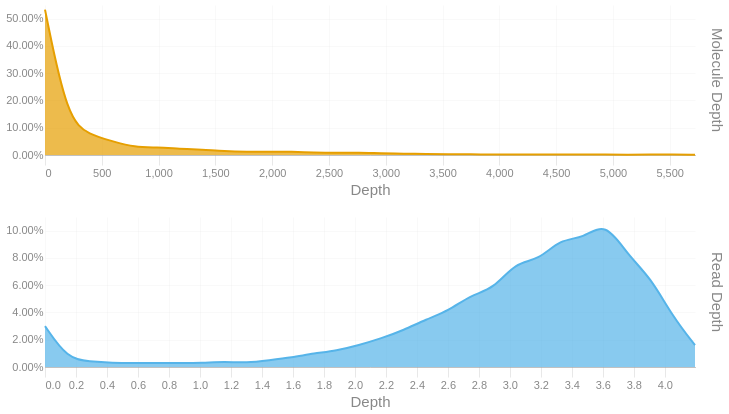

This figure's notebook cell:
### Code cell
readdep = depth_hist(tb['Read Depth'], q99, 3)
readdep = readdep.with_columns(pl.lit('Read Depth').alias('Metric'))
if not SKIPLR:
    moldep = depth_hist(tb['Molecule Depth'], mol_q99, 1)
    moldep = moldep.with_columns(pl.lit('Molecule Depth').alias('Metric'))
    _hist = pl.concat([readdep, moldep])
    _hist = _hist.filter(pl.col('Proportion') != 0)
    with SafeRender(_hist):
        (
            alt.Chart(_hist)        
            .mark_area(interpolate = "basis")
            .encode(
                x=alt.X('Bin:Q').scale(domainMin=0).axis(alt.Axis(title='Depth')),
                y = alt.Y('Proportion:Q', title = None).axis(format = '.2%'),
                color = alt.Color('Metric:N').legend(None),
                row = alt.Row("Metric:N").header(title = None, labelOrient = 'right'),
                tooltip = [
                    alt.Tooltip("Metric:N", title = "Metric"),
                    alt.Tooltip('Interval:N', title = "Depth Interval"),
                    alt.Tooltip('Proportion:Q', title = "% Alignments").format('.2%')
                ]
            )
            .resolve_scale(x='independent', y='independent')
            .properties(
                height = 150, width = 650,
                usermeta={'embedOptions': {'downloadFileName': f'{samplename}.depth.hist'}}
            )
        ).display()
else:
    readdep = readdep.filter(pl.col('Proportion') != 0)
    with SafeRender(readdep):
        (
            alt.Chart(readdep)        
            .mark_area(interpolate = "basis")
            .encode(
                x=alt.X('Bin:Q').scale(domainMin=0).axis(alt.Axis(title='Depth')),
                y = alt.Y('Proportion:Q', title = None).axis(format = '.2%'),
                tooltip = [
                    alt.Tooltip('Interval:N', title = "Depth Interval"),
                    alt.Tooltip('Proportion:Q', title = "% Alignments").format('.2%')
                ]
            )
            .properties(
                usermeta={'embedOptions': {'downloadFileName': f'{samplename}.depth.hist'}}
            )
        ).display()

### Figure 1 — Vega-Lite specification as saved in the notebook (floating-point values rounded to 4 significant figures)
{"width": 650, "height": 150, "config": {"title": {"anchor": "start", "dy": -15, "fontSize": 18, "color": "#888888", "subtitleColor": "#888888", "subtitleFontSize": 14}, "arc": {"fill": "#0072B2"}, "axis": {"domainColor": "#888888", "domainWidth": 0.5, "gridWidth": 0.2, "grid": false, "titleFontWeight": 400, "titleFontSize": 15, "labelFontSize": 11, "labelColor": "#888888", "tickColor": "#888888", "tickWidth": 0.2, "titleColor": "#888888"}, "axisBand": {"grid": false}, "axisX": {"grid": true, "tickSize": 10, "domainCap": "round"}, "axisY": {"domain": false, "grid": true, "tickSize": 0, "domainCap": "round"}, "background": "transparent", "header": {"labelFontSize": 15, "labelColor": "#888888", "titleFontSize": 15, "titleFontWeight": 600, "titleColor": "#888888"}, "legend": {"labelFont": "sans-serif", "labelFontSize": 12, "labelColor": "#888888", "symbolSize": 100, "symbolType": "circle", "titleFontSize": 12, "titlePadding": 10, "titleColor": "#888888", "title": null}, "range": {"category": ["#E69F00", "#56B4E9", "#009E73", "#F0E442", "#0072B2", "#D55E00", "#CC79A7", "#000000"], "diverging": ["#cfe8f3", "#a2d4ec", "#73bfe2", "#46abdb", "#1696d2", "#12719e"]}, "area": {"fill": "#0072B2", "fillOpacity": 0.7, "line": true, "strokeOpacity": 0.7}, "line": {"color": "#0072B2", "stroke": "#0072B2", "strokeWidth": 2}, "trail": {"color": "#0072B2", "stroke": "#0072B2", "strokeWidth": 0, "size": 1}, "point": {"filled": true, "fillOpacity": 1.0, "size": 95}, "text": {"color": "#888888", "fontSize": 11, "align": "right", "fontWeight": 400, "size": 11}, "bar": {"fill": "#0072B2", "stroke": null}, "view": {"stroke": null, "continuousWidth": 660, "continuousHeight": 400}}, "data": {"name": "data-ea320548f222b7efa2be48d1b2fab6bf"}, "mark": {"type": "area", "interpolate": "basis"}, "encoding": {"color": {"field": "Metric", "legend": null, "type": "nominal"}, "row": {"field": "Metric", "header": {"title": null, "labelOrient": "right"}, "type": "nominal"}, "tooltip": [{"field": "Metric", "title": "Metric", "type": "nominal"}, {"field": "Interval", "title": "Depth Interval", "type": "nominal"}, {"field": "Proportion", "format": ".2%", "title": "% Alignments", "type": "quantitative"}], "x": {"axis": {"title": "Depth"}, "field": "Bin", "scale": {"domainMin": 0}, "type": "quantitative"}, "y": {"axis": {"format": ".2%"}, "field": "Proportion", "title": null, "type": "quantitative"}}, "resolve": {"scale": {"x": "independent", "y": "independent"}}, "usermeta": {"embedOptions": {"downloadFileName": "S6_LaHave_3617.depth.hist"}}, "$schema": "https://vega.github.io/schema/vega-lite/v6.1.0.json", "datasets": {"data-ea320548f222b7efa2be48d1b2fab6bf": [{"Bin": 0.0, "Interval": "0.0-0.145", "Proportion": 0.03, "Metric": "Read Depth"}, {"Bin": 0.145, "Interval": "0.145-0.289", "Proportion": 0.006, "Metric": "Read Depth"}, {"Bin": 0.289, "Interval": "0.289-0.434", "Proportion": 0.004, "Metric": "Read Depth"}, {"Bin": 0.434, "Interval": "0.434-0.579", "Proportion": 0.003, "Metric": "Read Depth"}, {"Bin": 0.579, "Interval": "0.579-0.723", "Proportion": 0.003, "Metric": "Read Depth"}, {"Bin": 0.723, "Interval": "0.723-0.868", "Proportion": 0.003, "Metric": "Read Depth"}, {"Bin": 0.868, "Interval": "0.868-1.013", "Proportion": 0.003, "Metric": "Read Depth"}, {"Bin": 1.013, "Interval": "1.013-1.157", "Proportion": 0.003, "Metric": "Read Depth"}, {"Bin": 1.157, "Interval": "1.157-1.302", "Proportion": 0.004, "Metric": "Read Depth"}, {"Bin": 1.302, "Interval": "1.302-1.447", "Proportion": 0.003, "Metric": "Read Depth"}, {"Bin": 1.447, "Interval": "1.447-1.591", "Proportion": 0.005, "Metric": "Read Depth"}, {"Bin": 1.591, "Interval": "1.591-1.736", "Proportion": 0.007, "Metric": "Read Depth"}, {"Bin": 1.736, "Interval": "1.736-1.881", "Proportion": 0.01, "Metric": "Read Depth"}, {"Bin": 1.881, "Interval": "1.881-2.025", "Proportion": 0.012, "Metric": "Read Depth"}, {"Bin": 2.025, "Interval": "2.025-2.17", "Proportion": 0.016, "Metric": "Read Depth"}, {"Bin": 2.17, "Interval": "2.17-2.315", "Proportion": 0.021, "Metric": "Read Depth"}, {"Bin": 2.315, "Interval": "2.315-2.459", "Proportion": 0.027, "Metric": "Read Depth"}, {"Bin": 2.459, "Interval": "2.459-2.604", "Proportion": 0.035, "Metric": "Read Depth"}, {"Bin": 2.604, "Interval": "2.604-2.749", "Proportion": 0.041, "Metric": "Read Depth"}, {"Bin": 2.749, "Interval": "2.749-2.893", "Proportion": 0.053, "Metric": "Read Depth"}, {"Bin": 2.893, "Interval": "2.893-3.038", "Proportion": 0.057, "Metric": "Read Depth"}, {"Bin": 3.038, "Interval": "3.038-3.183", "Proportion": 0.077, "Metric": "Read Depth"}, {"Bin": 3.183, "Interval": "3.183-3.327", "Proportion": 0.078, "Metric": "Read Depth"}, {"Bin": 3.327, "Interval": "3.327-3.472", "Proportion": 0.094, "Metric": "Read Depth"}, {"Bin": 3.472, "Interval": "3.472-3.617", "Proportion": 0.094, "Metric": "Read Depth"}, {"Bin": 3.617, "Interval": "3.617-3.761", "Proportion": 0.107, "Metric": "Read Depth"}, {"Bin": 3.761, "Interval": "3.761-3.906", "Proportion": 0.082, "Metric": "Read Depth"}, {"Bin": 3.906, "Interval": "3.906-4.051", "Proportion": 0.066, "Metric": "Read Depth"}, {"Bin": 4.051, "Interval": "4.051-4.195", "Proportion": 0.037, "Metric": "Read Depth"}, {"Bin": 4.195, "Interval": "4.195-4.34", "Proportion": 0.016, "Metric": "Read Depth"}, {"Bin": 0.0, "Interval": "0.0-197.3", "Proportion": 0.533, "Metric": "Molecule Depth"}, {"Bin": 197.3, "Interval": "197.3-394.7", "Proportion": 0.129, "Metric": "Molecule Depth"}, {"Bin": 394.7, "Interval": "394.7-592.0", "Proportion": 0.074, "Metric": "Molecule Depth"}, {"Bin": 592.0, "Interval": "592.0-789.4", "Proportion": 0.051, "Metric": "Molecule Depth"}, {"Bin": 789.4, "Interval": "789.4-986.7", "Proportion": 0.028, "Metric": "Molecule Depth"}, {"Bin": 986.7, "Interval": "986.7-1184.0", "Proportion": 0.028, "Metric": "Molecule Depth"}, {"Bin": 1184.0, "Interval": "1184.0-1381.4", "Proportion": 0.023, "Metric": "Molecule Depth"}, {"Bin": 1381.0, "Interval": "1381.4-1578.7", "Proportion": 0.02, "Metric": "Molecule Depth"}, {"Bin": 1579.0, "Interval": "1578.7-1776.0", "Proportion": 0.014, "Metric": "Molecule Depth"}, {"Bin": 1776.0, "Interval": "1776.0-1973.4", "Proportion": 0.012, "Metric": "Molecule Depth"}, {"Bin": 1973.0, "Interval": "1973.4-2170.7", "Proportion": 0.012, "Metric": "Molecule Depth"}, {"Bin": 2171.0, "Interval": "2170.7-2368.1", "Proportion": 0.012, "Metric": "Molecule Depth"}, {"Bin": 2368.0, "Interval": "2368.1-2565.4", "Proportion": 0.009, "Metric": "Molecule Depth"}, {"Bin": 2565.0, "Interval": "2565.4-2762.7", "Proportion": 0.008, "Metric": "Molecule Depth"}, {"Bin": 2763.0, "Interval": "2762.7-2960.1", "Proportion": 0.009, "Metric": "Molecule Depth"}, {"Bin": 2960.0, "Interval": "2960.1-3157.4", "Proportion": 0.006, "Metric": "Molecule Depth"}, {"Bin": 3157.0, "Interval": "3157.4-3354.8", "Proportion": 0.005, "Metric": "Molecule Depth"}, {"Bin": 3355.0, "Interval": "3354.8-3552.1", "Proportion": 0.004, "Metric": "Molecule Depth"}, {"Bin": 3552.0, "Interval": "3552.1-3749.4", "Proportion": 0.003, "Metric": "Molecule Depth"}, {"Bin": 3749.0, "Interval": "3749.4-3946.8", "Proportion": 0.003, "Metric": "Molecule Depth"}, {"Bin": 3947.0, "Interval": "3946.8-4144.1", "Proportion": 0.001, "Metric": "Molecule Depth"}, {"Bin": 4144.0, "Interval": "4144.1-4341.4", "Proportion": 0.002, "Metric": "Molecule Depth"}, {"Bin": 4341.0, "Interval": "4341.4-4538.8", "Proportion": 0.002, "Metric": "Molecule Depth"}, {"Bin": 4539.0, "Interval": "4538.8-4736.1", "Proportion": 0.002, "Metric": "Molecule Depth"}, {"Bin": 4736.0, "Interval": "4736.1-4933.5", "Proportion": 0.002, "Metric": "Molecule Depth"}, {"Bin": 4934.0, "Interval": "4933.5-5130.8", "Proportion": 0.002, "Metric": "Molecule Depth"}, {"Bin": 5131.0, "Interval": "5130.8-5328.1", "Proportion": 0.001, "Metric": "Molecule Depth"}, {"Bin": 5328.0, "Interval": "5328.1-5525.5", "Proportion": 0.002, "Metric": "Molecule Depth"}, {"Bin": 5526.0, "Interval": "5525.5-5722.8", "Proportion": 0.002, "Metric": "Molecule Depth"}, {"Bin": 5723.0, "Interval": "5722.8-5920.15", "Proportion": 0.001, "Metric": "Molecule Depth"}]}}
